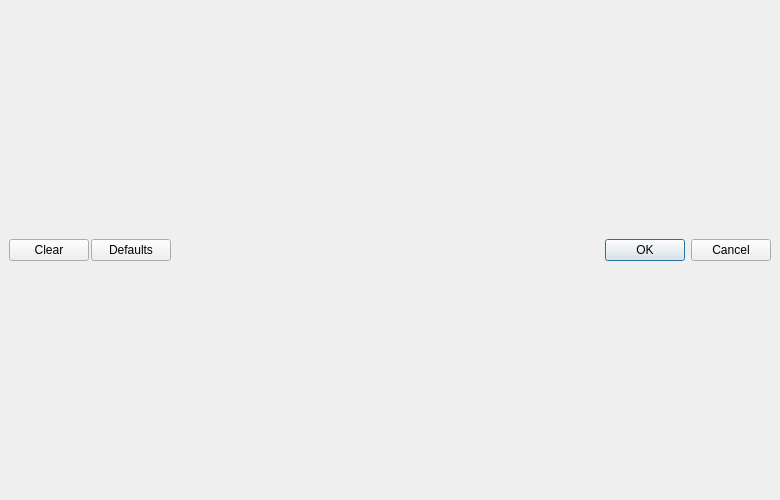
<?xml version="1.0" encoding="UTF-8"?>
<ui version="4.0">
 <class>ConfigureDebugController</class>
 <widget class="QDialog" name="ConfigureDebugController">
  <property name="geometry">
   <rect>
    <x>0</x>
    <y>0</y>
    <width>780</width>
    <height>500</height>
   </rect>
  </property>
  <property name="windowTitle">
   <string>Configure Debug Controller</string>
  </property>
  <layout class="QVBoxLayout" name="verticalLayout">
   <property name="spacing">
    <number>2</number>
   </property>
   <property name="leftMargin">
    <number>9</number>
   </property>
   <property name="topMargin">
    <number>9</number>
   </property>
   <property name="rightMargin">
    <number>9</number>
   </property>
   <property name="bottomMargin">
    <number>9</number>
   </property>
   <item>
    <layout class="QHBoxLayout" name="controllerLayout"/>
   </item>
   <item>
    <layout class="QHBoxLayout" name="horizontalLayout">
     <item>
      <widget class="QPushButton" name="clear_all_button">
       <property name="text">
        <string>Clear</string>
       </property>
      </widget>
     </item>
     <item>
      <widget class="QPushButton" name="restore_defaults_button">
       <property name="text">
        <string>Defaults</string>
       </property>
      </widget>
     </item>
     <item>
      <widget class="QDialogButtonBox" name="buttonBox">
       <property name="standardButtons">
        <set>QDialogButtonBox::Cancel|QDialogButtonBox::Ok</set>
       </property>
      </widget>
     </item>
    </layout>
   </item>
  </layout>
 </widget>
 <resources/>
 <connections>
  <connection>
   <sender>buttonBox</sender>
   <signal>accepted()</signal>
   <receiver>ConfigureDebugController</receiver>
   <slot>accept()</slot>
   <hints>
    <hint type="sourcelabel">
     <x>140</x>
     <y>318</y>
    </hint>
    <hint type="destinationlabel">
     <x>140</x>
     <y>169</y>
    </hint>
   </hints>
  </connection>
  <connection>
   <sender>buttonBox</sender>
   <signal>rejected()</signal>
   <receiver>ConfigureDebugController</receiver>
   <slot>reject()</slot>
   <hints>
    <hint type="sourcelabel">
     <x>140</x>
     <y>318</y>
    </hint>
    <hint type="destinationlabel">
     <x>140</x>
     <y>169</y>
    </hint>
   </hints>
  </connection>
 </connections>
</ui>
